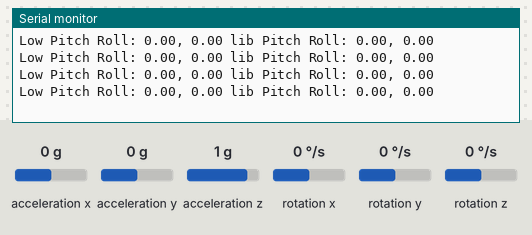
The sketch below on a simulated Arduino Uno, built with avr-gcc and run on an emulated ATmega328P. Parts: the last lines printed to the serial monitor. Inputs (shaded band) come from the test bench; at power-on: acceleration x 0 g, acceleration y 0 g, acceleration z 1 g, rotation x 0 °/s, rotation y 0 °/s, rotation z 0 °/s.

Above: at 3.2 s.
3.3 s: acceleration x set to -1.4 g
At 3.72 s:
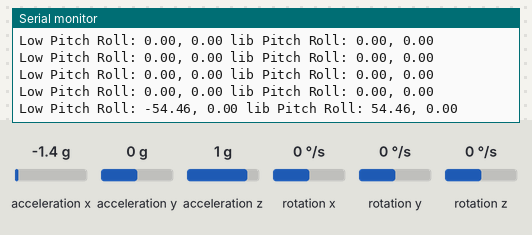
4.8 s: acceleration y set to -1.4 g
At 5.0 s:
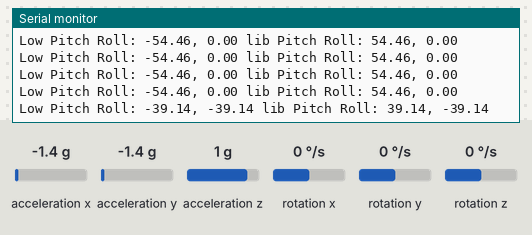
6.3 s: acceleration z set to -1.4 g
At 6.53 s:
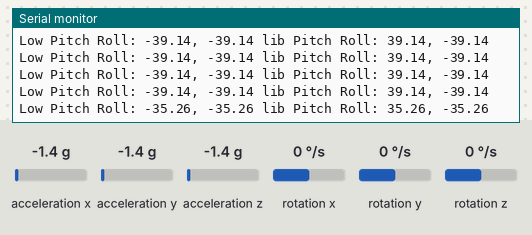
Timing chart, 0 to 9.3 s (numbered marks = the images above; inputs shaded):
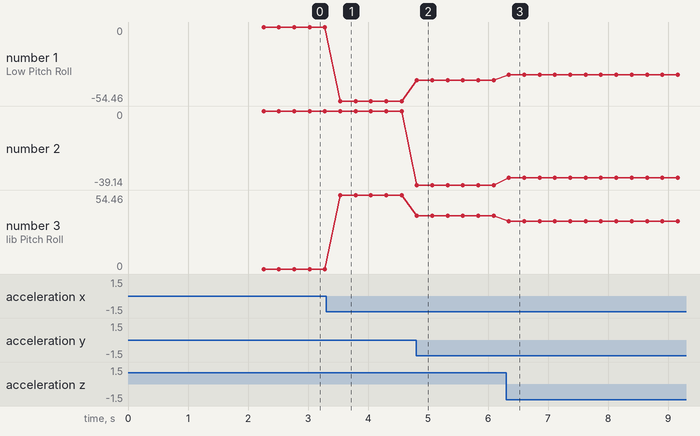

The sketch:

106_4_get_pitch_roll_accel.ino
```cpp
#include "MPU9250.h"
#include <math.h>

MPU9250 mpu;

float accelX, accelY, accelZ;
float pitch, roll;

void setup() {
    Serial.begin(115200);
    Wire.begin();
    delay(2000);

    if (!mpu.setup(0x68)) {  // change to your own address
        while (1) {
            Serial.println("MPU connection failed. Please check your connection with `connection_check` example.");
            delay(5000);
        }
    }
}

void loop() {
    if (mpu.update()) {
        static uint32_t prev_ms = millis();
        if (millis() > prev_ms + 250) {
            print_pitch_roll();
            prev_ms = millis();
        }
    }
}

void print_pitch_roll() {
    accelX = mpu.getAccX();
    accelY = mpu.getAccY();
    accelZ = mpu.getAccZ();

    // Calculate the pitch and roll angles
    calculateAngles();

    Serial.print("Low Pitch Roll: ");
    Serial.print(pitch, 2);
    Serial.print(", ");
    Serial.print(roll, 2);
    Serial.print(" lib Pitch Roll: ");
    Serial.print(mpu.getPitch(), 2);
    Serial.print(", ");
    Serial.println(mpu.getRoll(), 2);
}

void calculateAngles() {
  // Calculate the pitch angle
  pitch = atan2(accelX, sqrt(accelY * accelY + accelZ * accelZ)) * 180.0 / M_PI;

  // Calculate the roll angle
  roll = atan2(accelY, sqrt(accelX * accelX + accelZ * accelZ)) * 180.0 / M_PI;
}
```

Measured:
- after the input at 3.3 s, the serial monitor: prints a new line after 0.24 s (image 1)
- after the input at 4.8 s, the serial monitor: prints a new line at once (image 2)
- after the input at 6.3 s, the serial monitor: prints a new line after 0.05 s (image 3)
- plotted number 1: 0 → -54.46 after the input at 3.3 s, -54.46 → -39.14 after the input at 4.8 s, -39.14 → -35.26 after the input at 6.3 s
- plotted number 2: 0 → -39.14 after the input at 4.8 s, -39.14 → -35.26 after the input at 6.3 s
- plotted number 3: 0 → 54.46 after the input at 3.3 s, 54.46 → 39.14 after the input at 4.8 s, 39.14 → 35.26 after the input at 6.3 s
